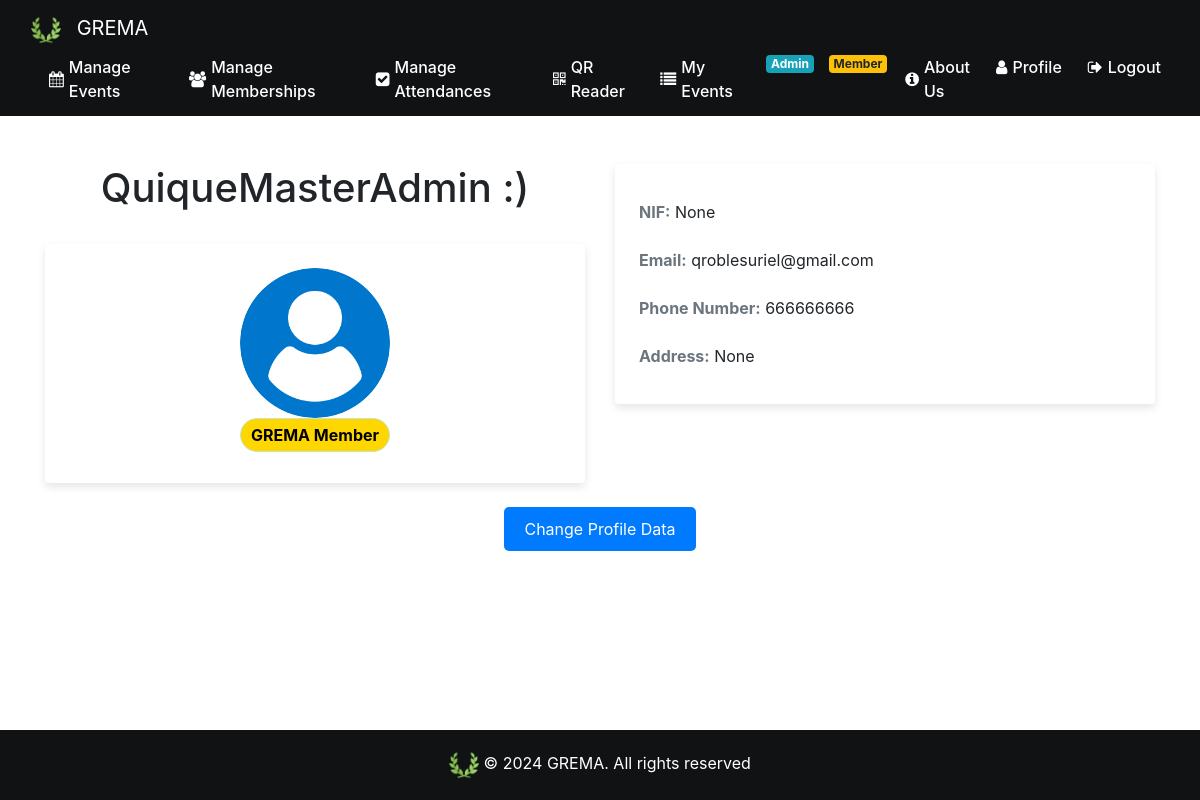
/profile (signed in), run on an earlier commit of the app's database.
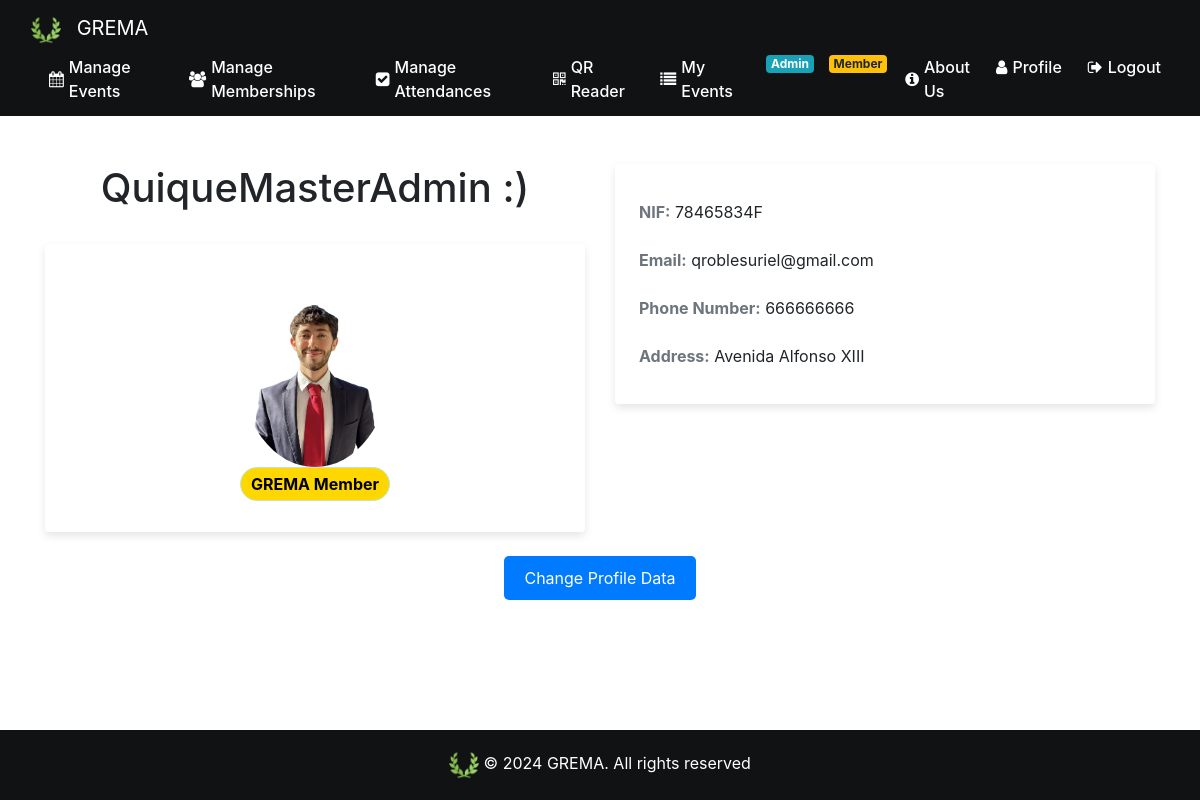
And on a later commit of the database.
### website/models.py (models this page shows)
class Admin(db.Model, UserMixin):
    id = db.Column(db.Integer, primary_key=True)
    is_admin = True
    nif =db.Column(db.Integer)
    email = db.Column(db.String(150), unique=True, nullable=False)
    password = db.Column(db.String(150), nullable=False)
    phone_number=db.Column(db.Integer)
    first_name = db.Column(db.String(150))
    surname= db.Column(db.String(150))
    creation_date = db.Column(db.Date, default=func.current_date())
    address=db.Column(db.String(150))
    events = db.relationship('Event')
    admin_profile_image_url = db.Column(db.String(300))

### website/views.py (the view)
@views.route('/profile', methods=['GET', 'POST'])
@login_required
def profile():
    return render_template('profile.html', user=current_user)

### website/views.py (called while the page is built)
@views.context_processor
def inject_membership():
    if current_user.is_authenticated:
        is_member = Fee.query.filter_by(user_fee=current_user.id, payed=True).first() is not None
    else:
        is_member = False
    return dict(is_member=is_member)

### website/templates/profile.html (shortened to what this page needs)
{% extends "base.html" %}
{% block content %}
<br><br />
<div class="container">
    <div class="row">
        <div class="col-md-6">
            <h1 class="text-center">{{ user.first_name }} {{ user.surname }}</h1>
            <br>
            <div class="card mb-4">
                <div class="profile-image-container mx-auto mt-4">
                    {% if user.user_profile_image_url %}
                    <img src="{{ user.user_profile_image_url }}" class="card-img-top rounded-circle"
                        alt="Profile Image">
                    {% elif user.admin_profile_image_url %}
                    <img src="{{ user.admin_profile_image_url }}" class="card-img-top rounded-circle"
                        alt="Profile Image">
                    {% else %}
                    <img src="{{ url_for('static', filename='images/userLogo.png') }}"
                        class="card-img-top rounded-circle" alt="{{ user.first_name }}">
                    {% endif %}
                    {% if is_member %}
                    <div class="alert alert-success text-center rounded-pill" role="alert"
                        style="background-color: gold; color: black; padding: 4px;">
                        <strong>GREMA Member</strong>
                    </div>
                    {% endif %}
                </div>
            </div>
        </div>
        <div class="col-md-6">
            <div class="card mb-4">
                <div class="card-body">
                    <ul class="list-group list-group-flush">
                        <li class="list-group-item"><strong class="text-secondary">NIF:</strong> {{ user.nif }}</li>
                        <li class="list-group-item"><strong class="text-secondary">Email:</strong> {{ user.email }}</li>
                        <li class="list-group-item"><strong class="text-secondary">Phone Number:</strong> {{
                            user.phone_number }}</li>
                        <li class="list-group-item"><strong class="text-secondary">Address:</strong> {{ user.address }}
                        </li>
                    </ul>
                </div>
            </div>
        </div>
    </div>
    <div class="text-center mb-4">
        <div class="button-group">
            <button id="edit-profile-btn" class="btn btn-primary">Change Profile Data</button>
        </div>
    </div>
</div>
{% endblock %}

What changed in the data, as far as the page shows it:
changed Admin "QuiqueMasterAdmin": admin_profile_image_url: picture added; nif "None" → "78465834F"; address "None" → "Avenida Alfonso XIII"
